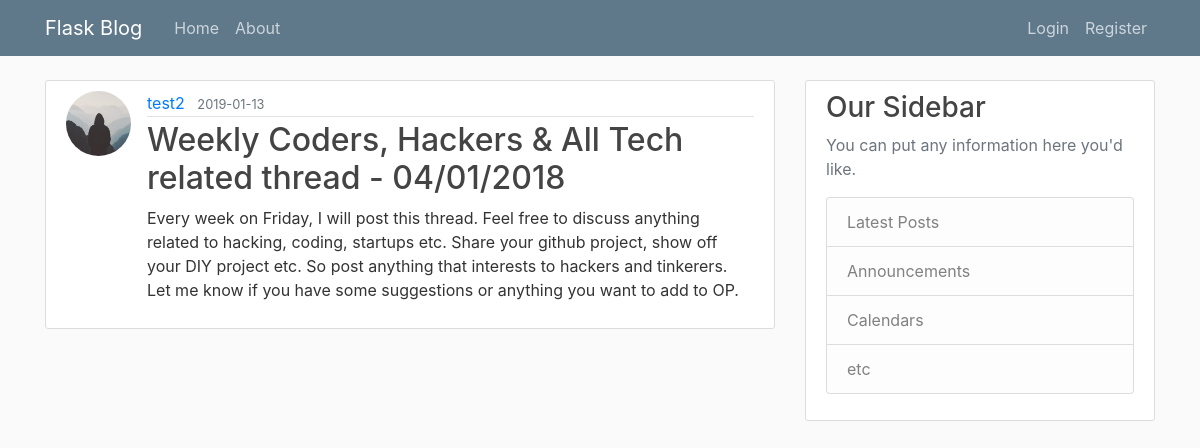
/post/6, run on the app's committed database.
### flaskblog/models.py (models this page shows, shortened)
class User(db.Model, UserMixin):
    id = db.Column(db.Integer, primary_key=True)
    username = db.Column(db.String(20), unique=True, nullable=False)
    email = db.Column(db.String(120), unique=True, nullable=False)
    image_file = db.Column(db.String(20), nullable=False, default='default.jpg')
    password = db.Column(db.String(60), nullable=False)
    posts = db.relationship('Post', backref='author', lazy=True)

class Post(db.Model):
    id = db.Column(db.Integer, primary_key=True)
    title =  db.Column(db.String(120),  nullable=False)
    date_posted = db.Column(db.DateTime, nullable=False, default=datetime.utcnow)
    content = db.Column(db.Text, nullable=False)
    user_id = db.Column(db.Integer, db.ForeignKey('user.id'), nullable=False)

### flaskblog/routes.py (the view)
@app.route("/post/<int:post_id>")
def post(post_id):
    post = Post.query.get_or_404(post_id)
    return render_template('post.html', title=post.title, post=post)

### flaskblog/templates/post.html (shortened to what this page needs)
{% extends "layout.html" %}
{% block content %}
    <article class="media content-section">
        <img class="rounded-circle article-img"
             src="{{ url_for('static',filename='profile_pics/' + post.author.image_file) }}">
        <div class="media-body">
            <div class="article-metadata">
                <a class="mr-2" href="{{ url_for('user_posts', username=post.author.username) }}">{{ post.author.username }}</a>
                <small class="text-muted">{{ post.date_posted.strftime('%Y-%m-%d') }}</small>
            </div>
            <h2 class="article-title">{{ post.title }}</h2>
            <p class="article-content">{{ post.content }}</p>
        </div>
    </article>
{% endblock content %}

### flaskblog/static/main.css (style rules this page uses)
body { background: #fafafa; color: #333333; margin-top: 5rem; }
h1, h2, h3, h4, h5, h6 { color: #444444; }
.content-section { background: #ffffff; padding: 10px 20px; border: 1px solid #dddddd; border-radius: 3px; margin-bottom: 20px; }
.article-title { color: #444444; }
.article-content { white-space: pre-line; }
.article-img { height: 65px; width: 65px; margin-right: 16px; }
.article-metadata { padding-bottom: 1px; margin-bottom: 4px; border-bottom: 1px solid #e3e3e3 }

### data on the page
User: image_file (placeholder picture), author.username "test2"
Post: date_posted "2019-01-13", title "Weekly Coders, Hackers & All Tech related thread - 04/01/2018", content "Every week on Friday, I will post this thread. Feel free to discuss anything related to hacking, coding, startups etc. Share your github project, show off your DIY project etc. So post anything that interests to hackers and tinkerers. Let me know if you have some suggestions or anything you want to add to OP."
